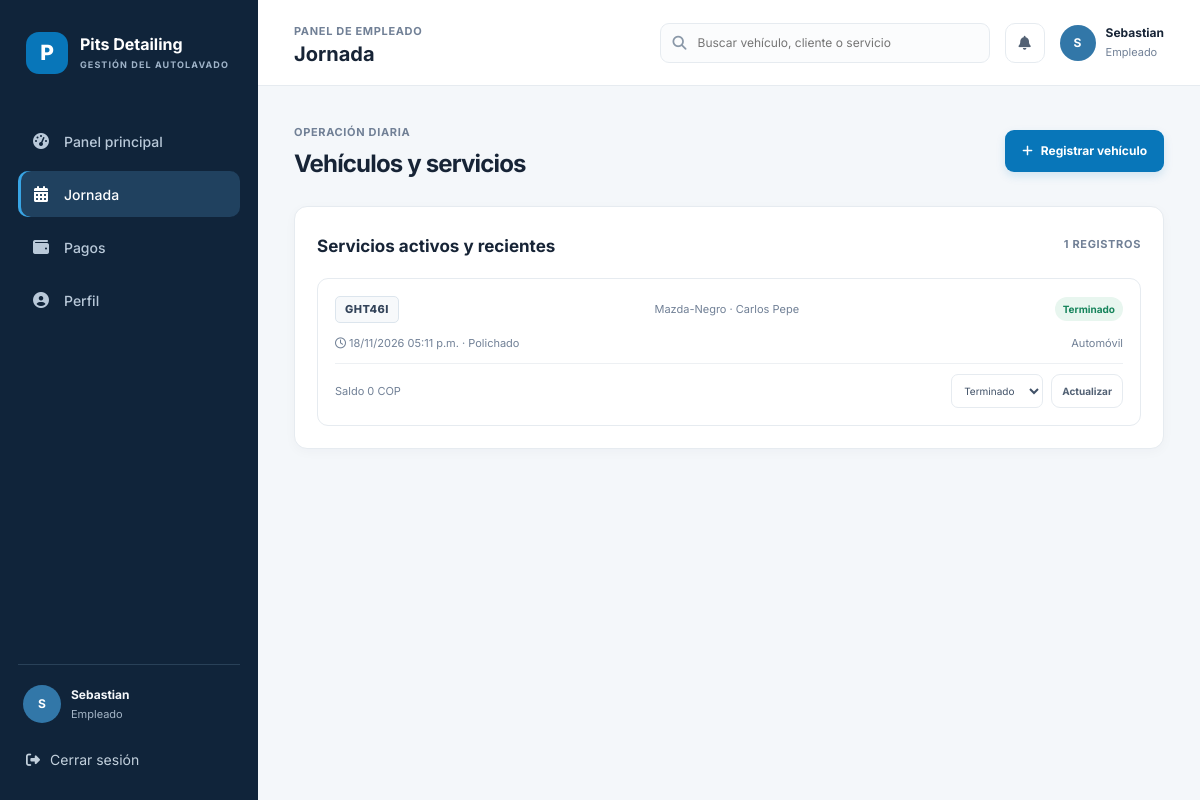
Page /jornada/ (signed in) on the earlier database version.
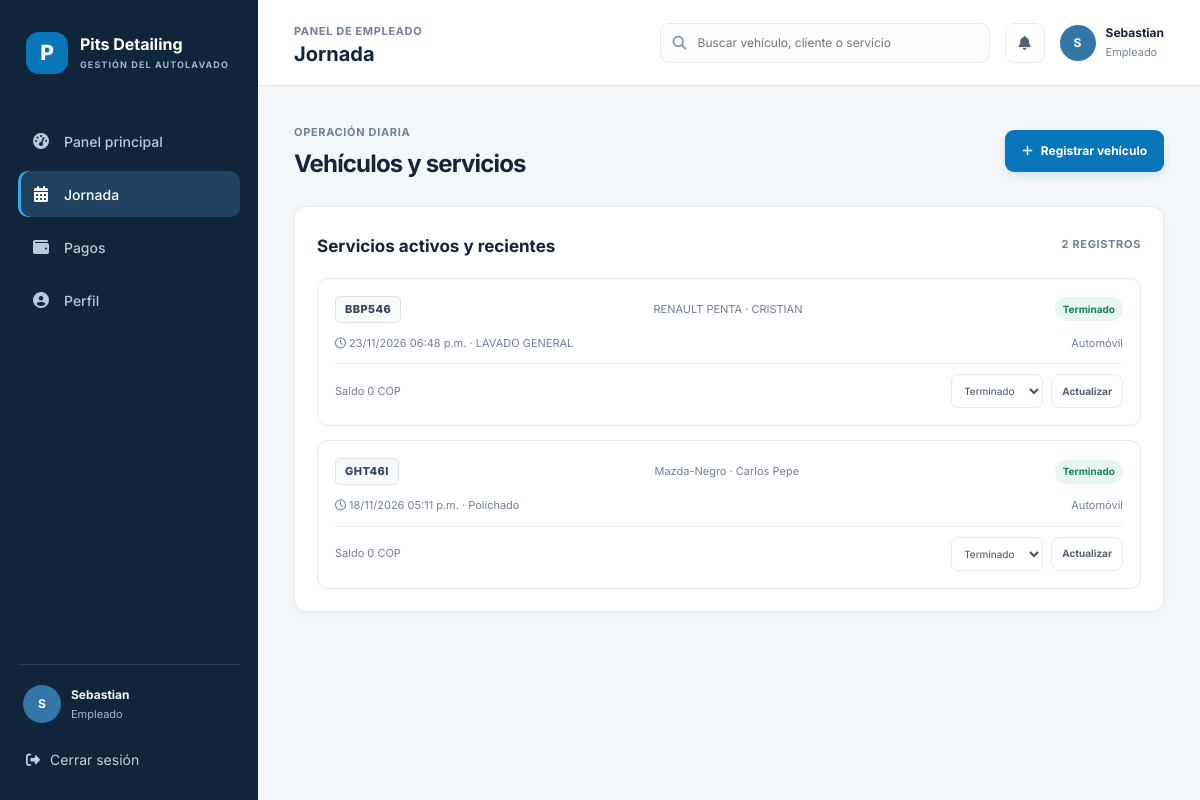
Same page on the later database version.
### lavadero_app/models.py (models this page shows, shortened)
class WashJob(models.Model):
    class Status(models.TextChoices):
        PENDING = 'pending', 'Pendiente'
        IN_PROGRESS = 'in_progress', 'En proceso'
        COMPLETED = 'completed', 'Terminado'
        CANCELLED = 'cancelled', 'Cancelado'
    plate = models.CharField('placa', max_length=10, db_index=True)
    vehicle_type = models.CharField('tipo de vehículo', max_length=40)
    vehicle_model = models.CharField('vehículo', max_length=100)
    customer_name = models.CharField('cliente', max_length=120)
    service_name = models.CharField('servicio', max_length=120)
    total = models.DecimalField(
        'total',
        max_digits=12,
        decimal_places=2,
        validators=[MinValueValidator(Decimal('0.01'))],
    )
    status = models.CharField(
        'estado',
        max_length=20,
        choices=Status.choices,
        default=Status.PENDING,
        db_index=True,
    )
    created_by = models.ForeignKey(
        settings.AUTH_USER_MODEL,
        on_delete=models.PROTECT,
        related_name='wash_jobs_created',
    )
    created_at = models.DateTimeField('fecha de ingreso', auto_now_add=True, db_index=True)
    updated_at = models.DateTimeField('última actualización', auto_now=True)
    class Meta:
        ordering = ['-created_at']
        verbose_name = 'servicio de lavado'
        verbose_name_plural = 'servicios de lavado'
    @property
    def paid_total(self):
        return self.payments.aggregate(total=Sum('amount'))['total'] or Decimal('0.00')
    @property
    def balance(self):
        return max(self.total - self.paid_total, Decimal('0.00'))

### lavadero_app/views.py (the view)
# urls.py: path('jornada/', views.jornada_view, name='jornada'),
@role_required()
def jornada_view(request):
    jobs = WashJob.objects.exclude(status=WashJob.Status.CANCELLED).prefetch_related('payments')
    return render(request, 'lavadero_app/jornada.html', {
        'jobs': jobs,
        'page': 'jornada',
        'status_choices': WashJob.Status.choices[:3],
    })

### lavadero_app/context_processors.py (called while the page is built)
def lavadero_context(request):
    if not request.user.is_authenticated:
        return {}
    pending_count = (
        WashJob.objects.exclude(status=WashJob.Status.CANCELLED)
        .annotate(
            amount_paid=Coalesce(
                Sum('payments__amount'),
                Value(Decimal('0.00')),
                output_field=DecimalField(max_digits=12, decimal_places=2),
            )
        )
        .filter(total__gt=F('amount_paid'))
        .count()
    )
    return {'pending_payment_count': pending_count}

### lavadero_app/views.py (called while the page is built)
def is_admin(user):
    return user.is_authenticated and (user.is_staff or user.is_superuser)

### lavadero_app/templates/lavadero_app/jornada.html (shortened to what this page needs)
{% extends 'lavadero_app/base.html' %}
{% block page_title %}Jornada{% endblock %}
{% block content %}
<section class="page-shell">
  <div class="page-header">
    <div><span class="kicker">Operación diaria</span><h2>Vehículos y servicios</h2></div>
    <button class="button primary" type="button" data-open-modal><i class="fa-solid fa-plus"></i> Registrar vehículo</button>
  </div>
  <section class="content-panel">
    <div class="section-top"><h2>Servicios activos y recientes</h2><span class="kicker">{{ jobs|length }} registros</span></div>
    {% for job in jobs %}
      <article class="jornada-item">
        <div class="vehicle-line">
          <span class="plate">{{ job.plate }}</span>
          <span class="model">{{ job.vehicle_model }} · {{ job.customer_name }}</span>
          <span class="state-pill {% if job.status == 'completed' %}success{% elif job.status == 'in_progress' %}info{% else %}warning{% endif %}">{{ job.get_status_display }}</span>
        </div>
        <div class="meta-row">
          <span><i class="fa-regular fa-clock"></i> {{ job.created_at|date:"d/m/Y h:i a" }} · {{ job.service_name }}</span>
          <span>{{ job.vehicle_type }}</span>
        </div>
        <div class="cash-row">
          <span>Saldo {{ job.balance|floatformat:0 }} COP</span>
          <form method="post" action="{% url 'job_status' job.id %}" class="inline-form">
            <select id="status-{{ job.id }}" name="status">
              {% for value, label in status_choices %}<option value="{{ value }}" {% if job.status == value %}selected{% endif %}>{{ label }}</option>{% endfor %}
            </select>
            <button class="button secondary compact" type="submit">Actualizar</button>
          </form>
        </div>
      </article>
    {% empty %}
      <p class="empty-state">No hay vehículos registrados todavía. Registra el primero para iniciar la jornada.</p>
    {% endfor %}
  </section>
</section>
{% endblock %}

Differences in the rows shown:
added WashJob: plate "BBP546", vehicle_model "RENAULT PENTA", customer_name "CRISTIAN", status "Terminado", created_at "23/11/2026 06:48 p.m.", service_name "LAVADO GENERAL", vehicle_type "Automóvil", balance "0"
Other differences:
{{ jobs|length }}: "1" → "2"
